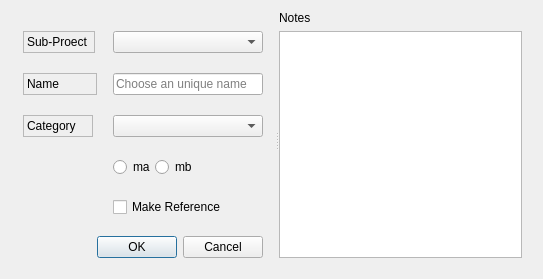
<?xml version="1.0" encoding="UTF-8"?>
<ui version="4.0">
 <class>saveBaseScene_Dialog</class>
 <widget class="QDialog" name="saveBaseScene_Dialog">
  <property name="geometry">
   <rect>
    <x>0</x>
    <y>0</y>
    <width>543</width>
    <height>279</height>
   </rect>
  </property>
  <property name="windowTitle">
   <string notr="true">Dialog</string>
  </property>
  <property name="toolTip">
   <string notr="true"/>
  </property>
  <property name="statusTip">
   <string notr="true"/>
  </property>
  <property name="whatsThis">
   <string notr="true"/>
  </property>
  <property name="accessibleName">
   <string notr="true"/>
  </property>
  <property name="accessibleDescription">
   <string notr="true"/>
  </property>
  <property name="windowFilePath">
   <string notr="true"/>
  </property>
  <layout class="QHBoxLayout" name="horizontalLayout">
   <item>
    <widget class="QSplitter" name="splitter">
     <property name="toolTip">
      <string notr="true"/>
     </property>
     <property name="statusTip">
      <string notr="true"/>
     </property>
     <property name="whatsThis">
      <string notr="true"/>
     </property>
     <property name="accessibleName">
      <string notr="true"/>
     </property>
     <property name="accessibleDescription">
      <string notr="true"/>
     </property>
     <property name="frameShape">
      <enum>QFrame::NoFrame</enum>
     </property>
     <property name="orientation">
      <enum>Qt::Horizontal</enum>
     </property>
     <widget class="QWidget" name="verticalLayoutWidget_2">
      <layout class="QVBoxLayout" name="left_verticalLayout">
       <property name="leftMargin">
        <number>0</number>
       </property>
       <property name="rightMargin">
        <number>12</number>
       </property>
       <property name="bottomMargin">
        <number>10</number>
       </property>
       <item>
        <layout class="QFormLayout" name="formLayout">
         <property name="horizontalSpacing">
          <number>16</number>
         </property>
         <property name="verticalSpacing">
          <number>20</number>
         </property>
         <property name="leftMargin">
          <number>12</number>
         </property>
         <property name="topMargin">
          <number>20</number>
         </property>
         <property name="rightMargin">
          <number>0</number>
         </property>
         <property name="bottomMargin">
          <number>12</number>
         </property>
         <item row="0" column="0">
          <widget class="QLabel" name="subProject_label">
           <property name="toolTip">
            <string notr="true"/>
           </property>
           <property name="statusTip">
            <string notr="true"/>
           </property>
           <property name="whatsThis">
            <string notr="true"/>
           </property>
           <property name="accessibleName">
            <string notr="true"/>
           </property>
           <property name="accessibleDescription">
            <string notr="true"/>
           </property>
           <property name="frameShape">
            <enum>QFrame::StyledPanel</enum>
           </property>
           <property name="text">
            <string notr="true">Sub-Proect </string>
           </property>
          </widget>
         </item>
         <item row="0" column="1">
          <widget class="QComboBox" name="subProject_comboBox">
           <property name="toolTip">
            <string notr="true"/>
           </property>
           <property name="statusTip">
            <string notr="true"/>
           </property>
           <property name="whatsThis">
            <string notr="true"/>
           </property>
           <property name="accessibleName">
            <string notr="true"/>
           </property>
           <property name="accessibleDescription">
            <string notr="true"/>
           </property>
          </widget>
         </item>
         <item row="1" column="0">
          <widget class="QLabel" name="name_label">
           <property name="toolTip">
            <string notr="true"/>
           </property>
           <property name="statusTip">
            <string notr="true"/>
           </property>
           <property name="whatsThis">
            <string notr="true"/>
           </property>
           <property name="accessibleName">
            <string notr="true"/>
           </property>
           <property name="accessibleDescription">
            <string notr="true"/>
           </property>
           <property name="frameShape">
            <enum>QFrame::StyledPanel</enum>
           </property>
           <property name="text">
            <string notr="true">Name          </string>
           </property>
          </widget>
         </item>
         <item row="1" column="1">
          <widget class="QLineEdit" name="lineEdit">
           <property name="toolTip">
            <string notr="true"/>
           </property>
           <property name="statusTip">
            <string notr="true"/>
           </property>
           <property name="whatsThis">
            <string notr="true"/>
           </property>
           <property name="accessibleName">
            <string notr="true"/>
           </property>
           <property name="accessibleDescription">
            <string notr="true"/>
           </property>
           <property name="inputMask">
            <string notr="true"/>
           </property>
           <property name="text">
            <string notr="true"/>
           </property>
           <property name="placeholderText">
            <string notr="true">Choose an unique name</string>
           </property>
          </widget>
         </item>
         <item row="2" column="0">
          <widget class="QLabel" name="category_label">
           <property name="toolTip">
            <string notr="true"/>
           </property>
           <property name="statusTip">
            <string notr="true"/>
           </property>
           <property name="whatsThis">
            <string notr="true"/>
           </property>
           <property name="accessibleName">
            <string notr="true"/>
           </property>
           <property name="accessibleDescription">
            <string notr="true"/>
           </property>
           <property name="frameShape">
            <enum>QFrame::StyledPanel</enum>
           </property>
           <property name="text">
            <string notr="true">Category    </string>
           </property>
          </widget>
         </item>
         <item row="2" column="1">
          <widget class="QComboBox" name="category_comboBox">
           <property name="toolTip">
            <string notr="true"/>
           </property>
           <property name="statusTip">
            <string notr="true"/>
           </property>
           <property name="whatsThis">
            <string notr="true"/>
           </property>
           <property name="accessibleName">
            <string notr="true"/>
           </property>
           <property name="accessibleDescription">
            <string notr="true"/>
           </property>
          </widget>
         </item>
         <item row="4" column="1">
          <widget class="QCheckBox" name="makeReference_checkBox">
           <property name="toolTip">
            <string notr="true"/>
           </property>
           <property name="statusTip">
            <string notr="true"/>
           </property>
           <property name="whatsThis">
            <string notr="true"/>
           </property>
           <property name="accessibleName">
            <string notr="true"/>
           </property>
           <property name="accessibleDescription">
            <string notr="true"/>
           </property>
           <property name="layoutDirection">
            <enum>Qt::LeftToRight</enum>
           </property>
           <property name="text">
            <string>Make Reference</string>
           </property>
           <property name="shortcut">
            <string notr="true"/>
           </property>
           <property name="checkable">
            <bool>true</bool>
           </property>
          </widget>
         </item>
         <item row="3" column="1">
          <layout class="QHBoxLayout" name="formats_horizontalLayout">
           <item>
            <widget class="QRadioButton" name="format1_radioButton">
             <property name="toolTip">
              <string notr="true"/>
             </property>
             <property name="statusTip">
              <string notr="true"/>
             </property>
             <property name="whatsThis">
              <string notr="true"/>
             </property>
             <property name="accessibleName">
              <string notr="true"/>
             </property>
             <property name="accessibleDescription">
              <string notr="true"/>
             </property>
             <property name="text">
              <string notr="true">ma</string>
             </property>
             <property name="shortcut">
              <string notr="true"/>
             </property>
            </widget>
           </item>
           <item>
            <widget class="QRadioButton" name="format2_radioButton">
             <property name="toolTip">
              <string notr="true"/>
             </property>
             <property name="statusTip">
              <string notr="true"/>
             </property>
             <property name="whatsThis">
              <string notr="true"/>
             </property>
             <property name="accessibleName">
              <string notr="true"/>
             </property>
             <property name="accessibleDescription">
              <string notr="true"/>
             </property>
             <property name="text">
              <string notr="true">mb</string>
             </property>
             <property name="shortcut">
              <string/>
             </property>
            </widget>
           </item>
           <item>
            <spacer name="formats_horizontalSpacer">
             <property name="orientation">
              <enum>Qt::Horizontal</enum>
             </property>
             <property name="sizeHint" stdset="0">
              <size>
               <width>80</width>
               <height>20</height>
              </size>
             </property>
            </spacer>
           </item>
          </layout>
         </item>
        </layout>
       </item>
       <item>
        <widget class="QDialogButtonBox" name="buttonBox">
         <property name="toolTip">
          <string notr="true"/>
         </property>
         <property name="statusTip">
          <string notr="true"/>
         </property>
         <property name="whatsThis">
          <string notr="true"/>
         </property>
         <property name="accessibleName">
          <string notr="true"/>
         </property>
         <property name="accessibleDescription">
          <string notr="true"/>
         </property>
         <property name="layoutDirection">
          <enum>Qt::LeftToRight</enum>
         </property>
         <property name="orientation">
          <enum>Qt::Horizontal</enum>
         </property>
         <property name="standardButtons">
          <set>QDialogButtonBox::Cancel|QDialogButtonBox::Ok</set>
         </property>
         <property name="centerButtons">
          <bool>false</bool>
         </property>
        </widget>
       </item>
      </layout>
     </widget>
     <widget class="QWidget" name="verticalLayoutWidget">
      <layout class="QVBoxLayout" name="right_verticalLayout">
       <property name="spacing">
        <number>6</number>
       </property>
       <property name="rightMargin">
        <number>10</number>
       </property>
       <property name="bottomMargin">
        <number>10</number>
       </property>
       <item>
        <widget class="QLabel" name="notes_label">
         <property name="toolTip">
          <string notr="true"/>
         </property>
         <property name="statusTip">
          <string notr="true"/>
         </property>
         <property name="whatsThis">
          <string notr="true"/>
         </property>
         <property name="accessibleName">
          <string notr="true"/>
         </property>
         <property name="accessibleDescription">
          <string notr="true"/>
         </property>
         <property name="text">
          <string notr="true">Notes</string>
         </property>
        </widget>
       </item>
       <item>
        <widget class="QPlainTextEdit" name="notes_plainTextEdit">
         <property name="toolTip">
          <string notr="true"/>
         </property>
         <property name="statusTip">
          <string notr="true"/>
         </property>
         <property name="whatsThis">
          <string notr="true"/>
         </property>
         <property name="accessibleName">
          <string notr="true"/>
         </property>
         <property name="accessibleDescription">
          <string notr="true"/>
         </property>
         <property name="frameShape">
          <enum>QFrame::StyledPanel</enum>
         </property>
        </widget>
       </item>
      </layout>
     </widget>
    </widget>
   </item>
  </layout>
 </widget>
 <resources/>
 <connections>
  <connection>
   <sender>buttonBox</sender>
   <signal>accepted()</signal>
   <receiver>saveBaseScene_Dialog</receiver>
   <slot>accept()</slot>
   <hints>
    <hint type="sourcelabel">
     <x>248</x>
     <y>254</y>
    </hint>
    <hint type="destinationlabel">
     <x>157</x>
     <y>274</y>
    </hint>
   </hints>
  </connection>
  <connection>
   <sender>buttonBox</sender>
   <signal>rejected()</signal>
   <receiver>saveBaseScene_Dialog</receiver>
   <slot>reject()</slot>
   <hints>
    <hint type="sourcelabel">
     <x>316</x>
     <y>260</y>
    </hint>
    <hint type="destinationlabel">
     <x>286</x>
     <y>274</y>
    </hint>
   </hints>
  </connection>
 </connections>
</ui>
